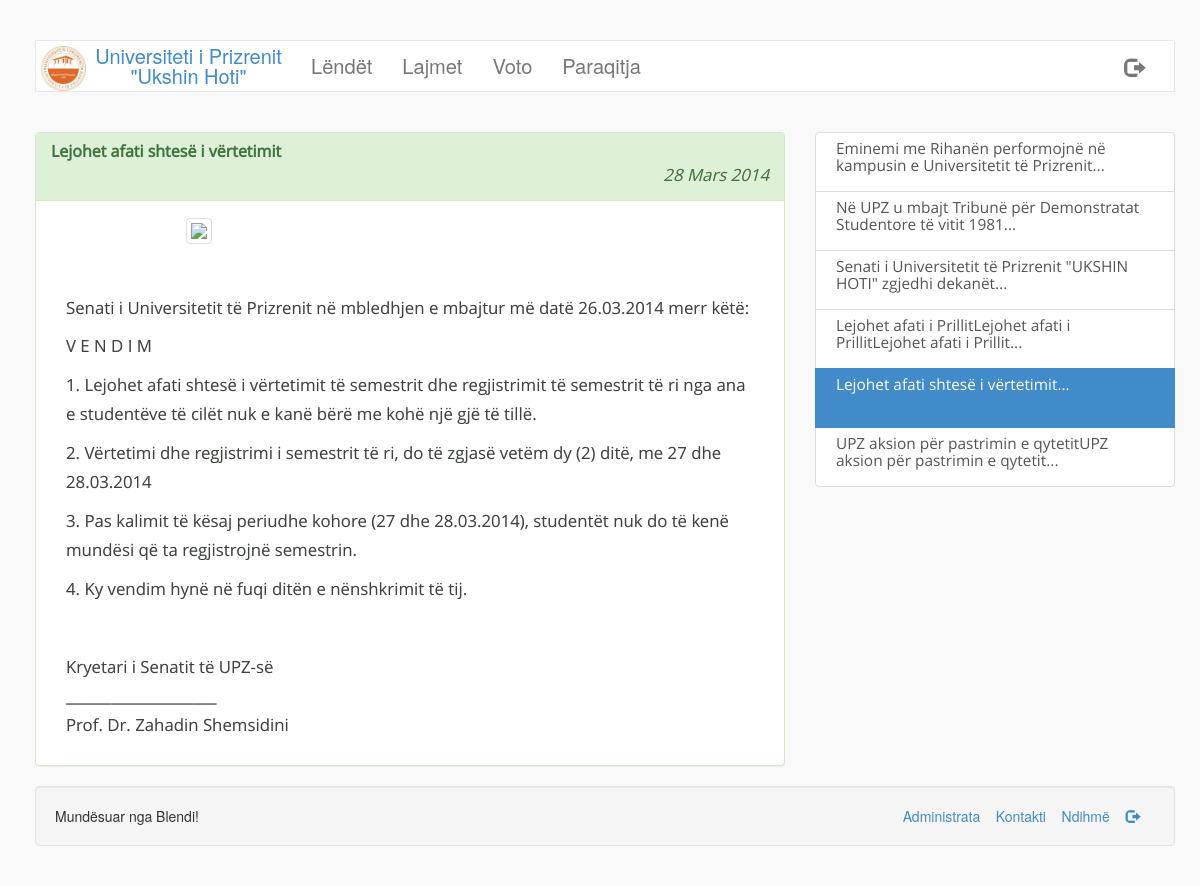
The app's page /lajmi.php?id=23 with its own data.
### tables this page shows
CREATE TABLE IF NOT EXISTS `page_info` (
  `title` varchar(256) NOT NULL,
  `footer` varchar(256) NOT NULL,
  `activated` tinyint(1) NOT NULL,
  `logo` varchar(256) NOT NULL,
  `vleresimi` tinyint(4) NOT NULL,
  `vit1kredi` int(3) NOT NULL,
  `vit2kredi` int(3) NOT NULL,
  `vit3kredi` int(3) NOT NULL,
  `vit4kredi` int(3) NOT NULL
);

CREATE TABLE IF NOT EXISTS `navbar` (
  `ID` int(11) NOT NULL AUTO_INCREMENT,
  `emri` varchar(250) NOT NULL,
  `link` varchar(250) NOT NULL,
  `enabled` tinyint(1) NOT NULL,
  PRIMARY KEY (`ID`)
);

CREATE TABLE IF NOT EXISTS `lajmet` (
  `id` int(11) NOT NULL AUTO_INCREMENT,
  `titulli` varchar(256) NOT NULL,
  `body` text NOT NULL,
  `data` datetime NOT NULL,
  `foto` varchar(256) NOT NULL,
  PRIMARY KEY (`id`)
);

CREATE TABLE IF NOT EXISTS `footer` (
  `1` int(11) NOT NULL AUTO_INCREMENT,
  `emri` varchar(250) NOT NULL,
  `link` varchar(250) NOT NULL,
  `enabled` tinyint(1) NOT NULL,
  PRIMARY KEY (`1`)
);

### classes/lajmi.class.php (called while the page is built, shortened)
<?php
class Lajmi{
	private $id=0;
	private $titulli = "panjohur";
	private $body = "panjohur";
	private $data = "0000-00-00";
	private $foto = "img/fakultet/lajme/default.png";
	function __construct($id){
		global $lidhja;
		$lajmQuery = $lidhja->query("SELECT id,titulli,body,data,foto FROM lajmet WHERE id=$id");
		if($lajmQuery->num_rows == 1){
			$lajmi = $lajmQuery->fetch_assoc();
			$this->id= $lajmi['id'];
			$this->titulli = $lajmi['titulli'];
			$this->body = $lajmi['body'];
			$this->data = $lajmi['data'];
			if(file_exists($_SERVER['SERVER_NAME'] . '/portal/'. $lajmi['foto'])){
				$this->foto = 'http://'.$_SERVER['SERVER_NAME'] . '/portal/'. $lajmi['foto'];
			}
			else{
				$this->foto ='http://'.$_SERVER['SERVER_NAME'] . '/portal/'. $lajmi['foto'];
			}
		}
	}
	function getID(){
		return $this->id;
	}
	function getTitulli(){
		return utf8_encode($this->titulli);
	}
	function getBody(){
		return utf8_encode($this->body);
	}
	function getData(){
		return $this->data;
	}
	function getFoto(){
		return $this->foto;
	}
}
?>

### includes/funksionet.php (called while the page is built, shortened)
<?php
	function rregulloDaten($d){
		$viti = date("Y", strtotime($d));
		$muaji = date("m", strtotime($d));
		$dita = date("d", strtotime($d));
		if($muaji == 1){
			$data = $dita . " Janar " . $viti;
		}
		elseif($muaji == 2){
			$data = $dita . " Shkurt " . $viti;
		}
		elseif($muaji == 3){
			$data = $dita . " Mars " . $viti;
		}
		elseif($muaji == 4){
			$data = $dita . " Prill " . $viti;
		}
		elseif($muaji == 5){
			$data = $dita . " Maj " . $viti;
		}
		elseif($muaji == 6){
			$data = $dita . " Qershor " . $viti;
		}
		elseif($muaji == 7){
			$data = $dita . " Korrik " . $viti;
		}
		elseif($muaji == 8){
			$data = $dita . " Gusht " . $viti;
		}
		elseif($muaji == 9){
			$data = $dita . " Shtator " . $viti;
		}
		elseif($muaji == 10){
			$data = $dita . " Tetor " . $viti;
		}
		elseif($muaji == 11){
			$data = $dita . " N&euml;ntor " . $viti;
		}
		elseif($muaji == 12){
			$data = $dita . " Dhjetor " . $viti;
		}
		return $data;
	}
?>

### lajmi.php (the view, shortened to what this page needs)
<?php
	include('includes/config.php');
	if(!empty($_GET['id']) && $_GET['id']>0){
		$id = $lidhja->real_escape_string($_GET['id']);
		$lajmi = new Lajmi($id);
		$page = new Page();
	}
	else{
		header('Location: index.php?faqja=lajmet');
		die();
	}
?>
<!DOCTYPE html>
<html lang="en">
  <head>
    <link href="css/bootstrap.css" rel="stylesheet">
    <link href="css/style.css" rel="stylesheet">
  </head>
  <body>
  <br/>
  <div class="container">
  	<nav class="navbar navbar-default" role="navigation">
	  <div class="container-fluid">
	    <div class="navbar-header">
	      <a class="navbar-brand" href="index.php"><img src="<?php echo $page->getLogo(); ?>"/><?php echo $page->getTitle(); ?></a>
	    </div>
	    <div class="collapse navbar-collapse" id="bs-example-navbar-collapse-1">
	      <ul class="nav navbar-nav">
	     	<?php $page->headerNavbar(); ?>
	      </ul>
		  	<ul class="nav navbar-nav navbar-right">
				<li><a href="logout.php" class="glyphicon glyphicon-log-out"></a></li>
			</ul>
	    </div>
	  </div>
	</nav>
	</div>
    <div class="container">
		<div class="clearfix"></div><br/>
		<div class="row">
			<div class="col-md-8 lajmi">
				<div class="panel panel-success">
					<div class="panel-heading">
						<h3 class="panel-title"><strong><?php echo $lajmi->getTitulli(); ?></strong></h3>
						<p class="text-right" style="margin-bottom:0px;"><em><?php echo rregulloDaten($lajmi->getData()); ?></em></p>
					</div>
					<div class="panel-body">
					<?php
						if($lajmi->getFoto()){
							echo '<div class="col-md-8 col-md-offset-2"><img src="'.$lajmi->getFoto().'" class="img-responsive img-rounded img-thumbnail"/><p><br/></p></div>';
							echo '<div class="col-md-12"><p>'.html_entity_decode($lajmi->getBody()).'</p></div>';
						}
						else{
							echo '<div class="col-md-12"><p>'.html_entity_decode($lajmi->getBody()).'</p></div>';
						}
					?>
					</div>
				</div>
			</div>
			<div class="col-md-4">
				<?php
					$lajmet = $lidhja->query("SELECT id FROM lajmet ORDER BY data DESC LIMIT 10");
					if($lajmet->num_rows){
						echo '<div class="list-group" id="lajmetShtese">';
						foreach($lajmet as $l){
							$lajmi2 = new Lajmi($l['id']);
							if($lajmi->getID() == $lajmi2->getID()){
								echo '<a href="lajmi.php?id='.$lajmi2->getID().'" class="list-group-item active">'.substr($lajmi2->getTitulli(), 0,100).'...</a>';
							}
							else{
								echo '<a href="lajmi.php?id='.$lajmi2->getID().'" class="list-group-item">'.substr($lajmi2->getTitulli(), 0,100).'...</a>';
							}
						}
						echo '</div>';
					}
				?>
			</div>
		</div>
		<div class="well well-md text-left">
			<span><?php echo $page->getFooter(); ?></span>
			<span class="pull-right">
				<?php $page->footerLinks(); ?>
			</span>
		</div>
    </div>
  </body>
</html>

### classes/page.class.php (shortened to what this page needs)
<?php
class Page{
	private $title = "Titulli faqes";
	private $footer = "Copyright 2014";
	private $logoLink = "panjohur";
	function __construct(){
		global $lidhja;
		$pageQuery = $lidhja->query('SELECT title,footer,activated,logo,vleresimi FROM page_info');
		if($pageQuery->num_rows == 1){
			$pageInfo = $pageQuery->fetch_assoc();
		}
		$this->title = $pageInfo['title'];
		$this->footer = $pageInfo['footer'];
		$this->logoLink = $pageInfo['logo'];
	}
	function getTitle(){
		return html_entity_decode($this->title);
	}
	function getLogo(){
		return $this->logoLink;
	}
	function getFooter(){
		return html_entity_decode($this->footer);
	}
	function headerNavbar(){
		global $lidhja;
		$navQuery = $lidhja->query("SELECT * FROM navbar WHERE enabled=1");
		if($navQuery->num_rows > 0){
			foreach($navQuery as $nav){
				echo '<li><a href="index.php?faqja='.$nav['link'].'" class="text-primary">'.html_entity_decode($nav['emri']).'</a></li>';
			}
		}
		else{
			return FALSE;
		}
	}
	function footerLinks(){
		global $lidhja;
		$footerLinksQuery = $lidhja->query("SELECT * FROM footer WHERE enabled=1");
		if($footerLinksQuery->num_rows > 0){
			foreach ($footerLinksQuery as $foo){
				if("dil" == strtolower($foo['emri'])){
					echo '<a href="'.$foo['link'].'"><span class="glyphicon glyphicon-log-out"></span></a> &nbsp;&nbsp;&nbsp;';
				}
				else{
					echo '<a href="'.$foo['link'].'">'.$foo['emri'].'</a> &nbsp;&nbsp;&nbsp;';
				}
			}
		}
		else{
			echo '';
		}
	}
}
?>

### css/style.css (style rules this page uses)
body { background-color: #f9f9f9; margin:20px; }
.navbar { border-radius: 0; }
.navbar-brand img { max-width: 18%; float:left; }
.navbar-default { background-color: #fff; }
.navbar-nav li > a { text-align: center; font-size: 1.4375em; -webkit-font-smoothing: antialiased; }
.navbar-default .navbar-brand { max-width:260px; color:#428bca; font-size: 20px; margin:0; padding:5px 5px; text-align: center; }
.lajmi { font: 120%/1.725 'Open Sans', sans-serif; color: #3e433e; text-shadow: 0px 0px 0px #C7C7C7; }
#lajmetShtese { color:#3e433e; }
#lajmetShtese .list-group-item { height:60px; padding: 7px 20px; font: 110%/1.125 'Open Sans', sans-serif; }

### records on screen
page_info: logo (picture), title "Universiteti i Prizrenit \"Ukshin Hoti\"", footer "Mundësuar nga Blendi!"
navbar: emri "Lëndët"
navbar: emri "Lajmet"
navbar: emri "Voto"
navbar: emri "Paraqitja"
lajmet: titulli "Lejohet afati shtesë i vërtetimit", data "28 Mars 2014", body "Senati i Universitetit të Prizrenit në mbledhjen e mbajtur më datë 26.03.2014 merr këtë: V E N D I M 1. Lejohet afati shtesë i vërtetimit të semestrit dhe regjistrimit të semestrit të ri nga ana e studentëve të cilët nuk e kanë bërë me kohë një gjë të tillë. 2. Vërtetimi dhe regjistrimi i semestrit të ri, do të zgjasë vetëm dy (2) ditë, me 27 dhe 28.03.2014 3. Pas kalimit të kësaj periudhe kohore (27 dhe 28.03.2014), studentët nuk do të kenë mundësi që ta regjistrojnë semestrin. 4. Ky vendim hynë në fuqi ditën e nënshkrimit të tij. Kryetari i Senatit të UPZ-së ____________________ Prof. Dr. Zahadin Shemsidini"
lajmet: titulli "Eminemi me Rihanën performojnë në kampusin e Universitetit të Prizrenit"
lajmet: titulli "Në UPZ u mbajt Tribunë për Demonstratat Studentore të vitit 1981"
lajmet: titulli "Senati i Universitetit të Prizrenit \"UKSHIN HOTI\" zgjedhi dekanët"
lajmet: titulli "Lejohet afati i PrillitLejohet afati i PrillitLejohet afati i Prillit"
lajmet: titulli "UPZ aksion për pastrimin e qytetitUPZ aksion për pastrimin e qytetit"
footer: emri "Administrata"
footer: emri "Kontakti"
footer: emri "Ndihmë"
